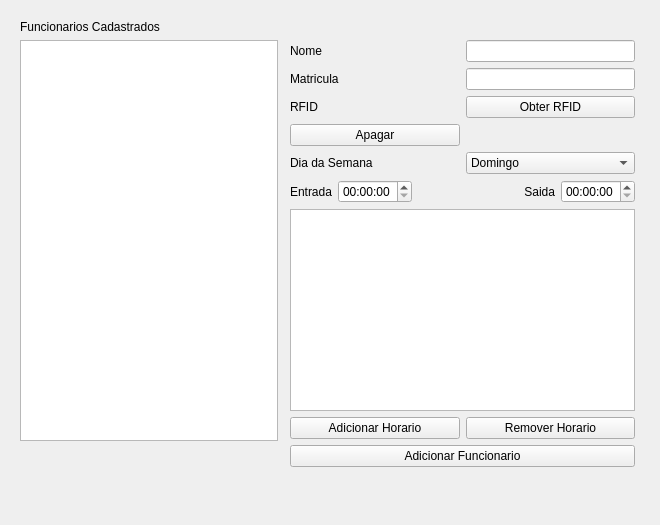
<?xml version="1.0" encoding="UTF-8"?>
<ui version="4.0">
 <class>Add_Funcionarios_Window</class>
 <widget class="QMainWindow" name="Add_Funcionarios_Window">
  <property name="geometry">
   <rect>
    <x>0</x>
    <y>0</y>
    <width>660</width>
    <height>525</height>
   </rect>
  </property>
  <property name="windowTitle">
   <string>Adicionar Funcionarios</string>
  </property>
  <property name="locale">
   <locale language="Portuguese" country="Brazil"/>
  </property>
  <widget class="QWidget" name="centralwidget">
   <widget class="QWidget" name="layoutWidget">
    <property name="geometry">
     <rect>
      <x>290</x>
      <y>40</y>
      <width>345</width>
      <height>427</height>
     </rect>
    </property>
    <layout class="QVBoxLayout" name="verticalLayout">
     <item>
      <layout class="QHBoxLayout" name="horizontalLayout_2">
       <item>
        <widget class="QLabel" name="label_2">
         <property name="text">
          <string>Nome</string>
         </property>
        </widget>
       </item>
       <item>
        <widget class="QLineEdit" name="lineEdit_nome">
         <property name="sizePolicy">
          <sizepolicy hsizetype="Preferred" vsizetype="Fixed">
           <horstretch>0</horstretch>
           <verstretch>0</verstretch>
          </sizepolicy>
         </property>
        </widget>
       </item>
      </layout>
     </item>
     <item>
      <layout class="QHBoxLayout" name="horizontalLayout">
       <item>
        <widget class="QLabel" name="label_3">
         <property name="text">
          <string>Matricula</string>
         </property>
        </widget>
       </item>
       <item>
        <widget class="QLineEdit" name="lineEdit_matricula">
         <property name="sizePolicy">
          <sizepolicy hsizetype="Preferred" vsizetype="Fixed">
           <horstretch>0</horstretch>
           <verstretch>0</verstretch>
          </sizepolicy>
         </property>
        </widget>
       </item>
      </layout>
     </item>
     <item>
      <layout class="QHBoxLayout" name="horizontalLayout_3">
       <item>
        <widget class="QLabel" name="label_4">
         <property name="text">
          <string>RFID</string>
         </property>
        </widget>
       </item>
       <item>
        <widget class="QPushButton" name="pushButton_obter_rfid">
         <property name="text">
          <string>Obter RFID</string>
         </property>
        </widget>
       </item>
      </layout>
     </item>
     <item>
      <layout class="QHBoxLayout" name="horizontalLayout_9">
       <property name="sizeConstraint">
        <enum>QLayout::SetDefaultConstraint</enum>
       </property>
       <item>
        <widget class="QPushButton" name="pushButton_apagar">
         <property name="text">
          <string>Apagar</string>
         </property>
        </widget>
       </item>
       <item>
        <widget class="QLabel" name="label_RFID">
         <property name="text">
          <string/>
         </property>
        </widget>
       </item>
      </layout>
     </item>
     <item>
      <layout class="QHBoxLayout" name="horizontalLayout_5">
       <item>
        <widget class="QLabel" name="label_7">
         <property name="text">
          <string>Dia da Semana</string>
         </property>
        </widget>
       </item>
       <item>
        <widget class="QComboBox" name="comboBox_dias_semana">
         <item>
          <property name="text">
           <string>Domingo</string>
          </property>
         </item>
         <item>
          <property name="text">
           <string>Segunda</string>
          </property>
         </item>
         <item>
          <property name="text">
           <string>Terça</string>
          </property>
         </item>
         <item>
          <property name="text">
           <string>Quarta</string>
          </property>
         </item>
         <item>
          <property name="text">
           <string>Quinta</string>
          </property>
         </item>
         <item>
          <property name="text">
           <string>Sexta</string>
          </property>
         </item>
         <item>
          <property name="text">
           <string>Sabado</string>
          </property>
         </item>
        </widget>
       </item>
      </layout>
     </item>
     <item>
      <layout class="QHBoxLayout" name="horizontalLayout_4">
       <item>
        <widget class="QLabel" name="label_5">
         <property name="sizePolicy">
          <sizepolicy hsizetype="Fixed" vsizetype="Preferred">
           <horstretch>0</horstretch>
           <verstretch>0</verstretch>
          </sizepolicy>
         </property>
         <property name="layoutDirection">
          <enum>Qt::LeftToRight</enum>
         </property>
         <property name="text">
          <string>Entrada</string>
         </property>
         <property name="alignment">
          <set>Qt::AlignRight|Qt::AlignTrailing|Qt::AlignVCenter</set>
         </property>
        </widget>
       </item>
       <item>
        <widget class="QTimeEdit" name="timeEdit_entrada"/>
       </item>
       <item>
        <spacer name="horizontalSpacer">
         <property name="orientation">
          <enum>Qt::Horizontal</enum>
         </property>
         <property name="sizeHint" stdset="0">
          <size>
           <width>40</width>
           <height>20</height>
          </size>
         </property>
        </spacer>
       </item>
       <item>
        <widget class="QLabel" name="label_6">
         <property name="sizePolicy">
          <sizepolicy hsizetype="Fixed" vsizetype="Preferred">
           <horstretch>0</horstretch>
           <verstretch>0</verstretch>
          </sizepolicy>
         </property>
         <property name="text">
          <string>Saida</string>
         </property>
         <property name="alignment">
          <set>Qt::AlignRight|Qt::AlignTrailing|Qt::AlignVCenter</set>
         </property>
        </widget>
       </item>
       <item>
        <widget class="QTimeEdit" name="timeEdit_saida"/>
       </item>
      </layout>
     </item>
     <item>
      <widget class="QTableView" name="tableView_horarios"/>
     </item>
     <item>
      <layout class="QHBoxLayout" name="horizontalLayout_6">
       <item>
        <widget class="QPushButton" name="pushButton_adicionar_horario">
         <property name="text">
          <string>Adicionar Horario</string>
         </property>
        </widget>
       </item>
       <item>
        <widget class="QPushButton" name="pushButton_remover_horario">
         <property name="text">
          <string>Remover Horario</string>
         </property>
        </widget>
       </item>
      </layout>
     </item>
     <item>
      <widget class="QPushButton" name="pushButton_adicionar">
       <property name="text">
        <string>Adicionar Funcionario</string>
       </property>
      </widget>
     </item>
    </layout>
   </widget>
   <widget class="QWidget" name="layoutWidget">
    <property name="geometry">
     <rect>
      <x>20</x>
      <y>20</y>
      <width>258</width>
      <height>421</height>
     </rect>
    </property>
    <layout class="QVBoxLayout" name="verticalLayout_2">
     <item>
      <widget class="QLabel" name="label">
       <property name="text">
        <string>Funcionarios Cadastrados</string>
       </property>
      </widget>
     </item>
     <item>
      <widget class="QListView" name="listView_funcionarios"/>
     </item>
    </layout>
   </widget>
  </widget>
  <widget class="QMenuBar" name="menubar">
   <property name="geometry">
    <rect>
     <x>0</x>
     <y>0</y>
     <width>660</width>
     <height>25</height>
    </rect>
   </property>
  </widget>
 </widget>
 <tabstops>
  <tabstop>lineEdit_nome</tabstop>
  <tabstop>lineEdit_matricula</tabstop>
  <tabstop>pushButton_obter_rfid</tabstop>
  <tabstop>comboBox_dias_semana</tabstop>
  <tabstop>timeEdit_entrada</tabstop>
  <tabstop>timeEdit_saida</tabstop>
  <tabstop>pushButton_adicionar_horario</tabstop>
  <tabstop>pushButton_remover_horario</tabstop>
  <tabstop>pushButton_adicionar</tabstop>
  <tabstop>listView_funcionarios</tabstop>
 </tabstops>
 <resources/>
 <connections/>
</ui>
